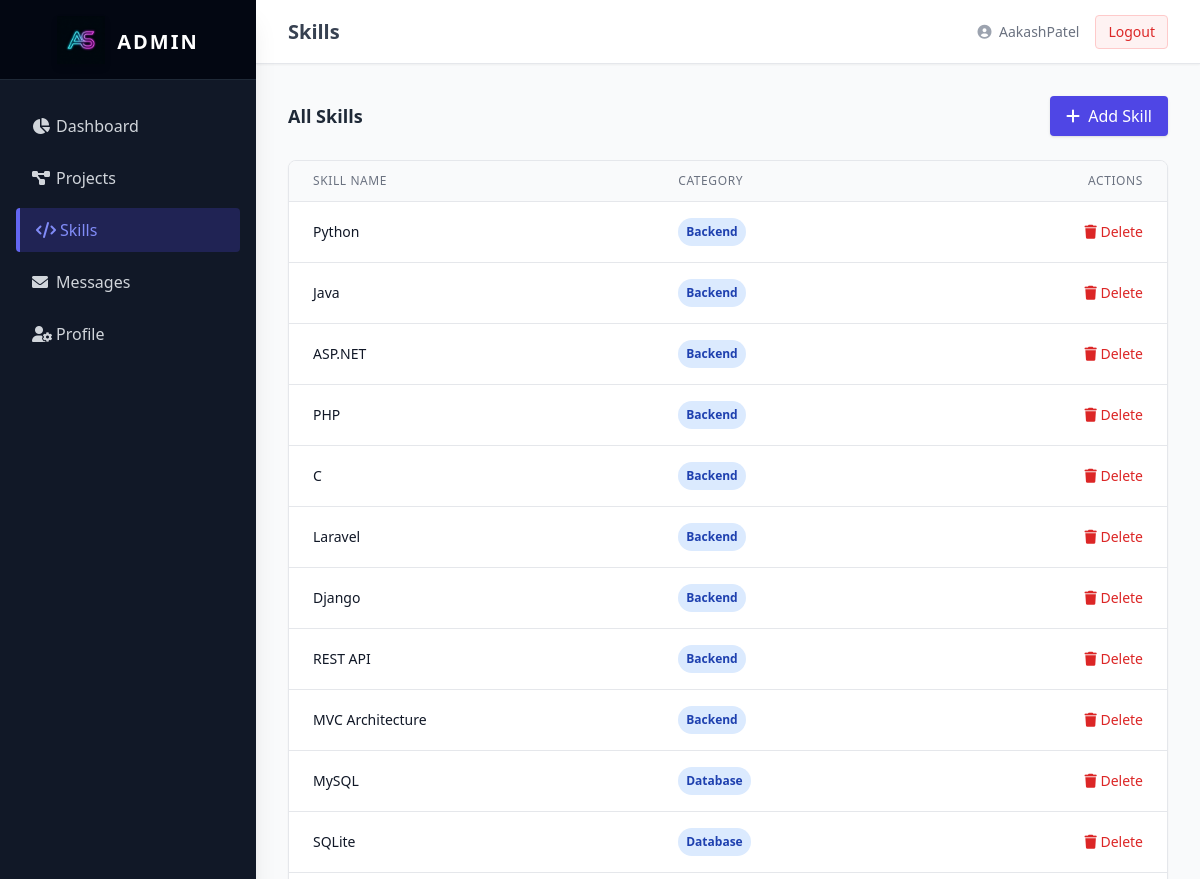
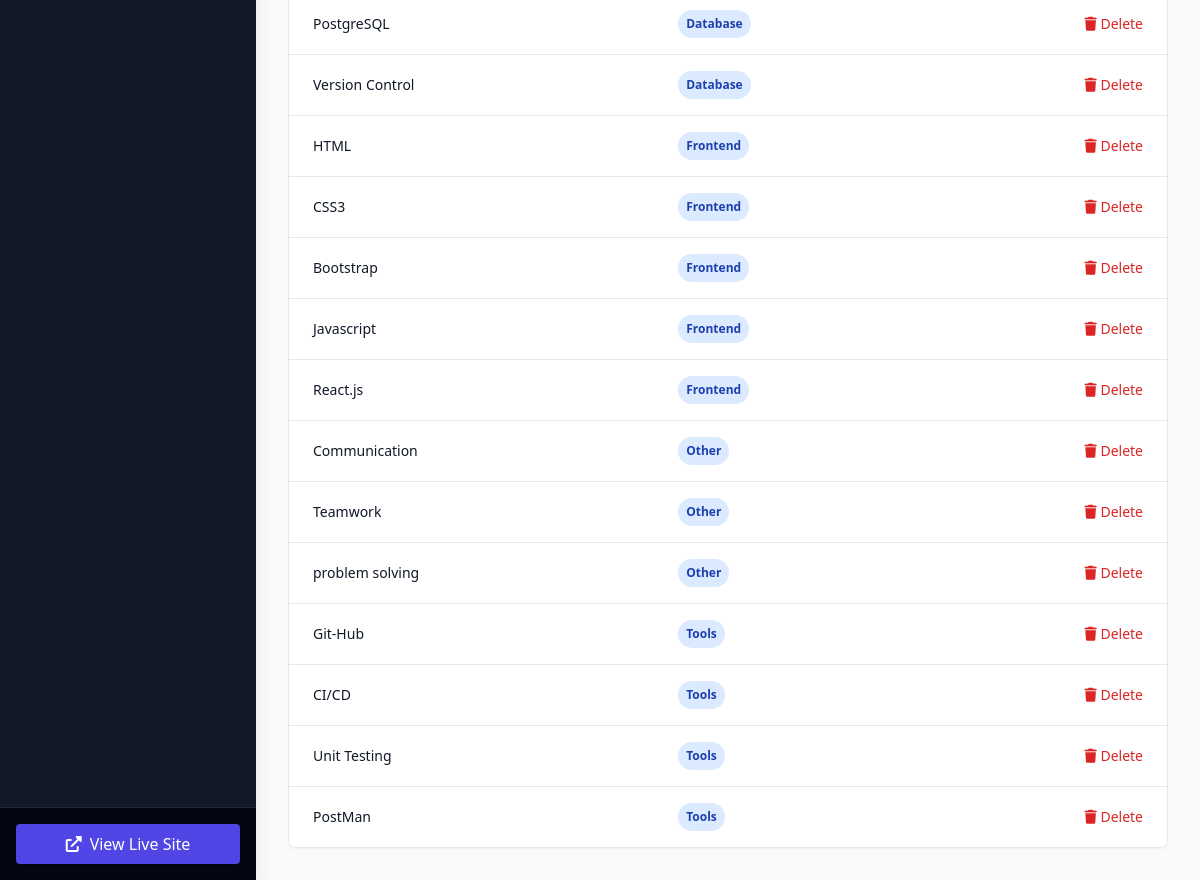
Screenshot of /dashboard/skills/ (signed in) with the database file from the repository (2 pictures, top to bottom).
### myapp/models.py (models this page shows, shortened)
class Skill(models.Model):
    CATEGORY_CHOICES = (
        ('Frontend', 'Frontend'),
        ('Backend', 'Backend'),
        ('Database', 'Database'),
        ('Tools', 'Tools'),
        ('Other', 'Other'),
    )
    name = models.CharField(max_length=100)
    category = models.CharField(max_length=50, choices=CATEGORY_CHOICES)
    proficiency = models.IntegerField(default=75, help_text="Skill proficiency level from 0 to 100")

### myapp/views.py (the view)
# urls.py: path('dashboard/skills/', views.skill_list, name='dashboard_skills'),
@login_required(login_url='/admin/login/')
@user_passes_test(is_admin)
def skill_list(request):
    skills = Skill.objects.all().order_by('category')
    return render(request, 'dashboard/skill_list.html', {'skills': skills})

### myapp/views.py (called while the page is built)
def is_admin(user):
    return user.is_superuser

### templates/dashboard/skill_list.html
{% extends 'dashboard/base.html' %}
{% block header %}Skills{% endblock %}
{% block content %}
<div class="flex justify-between items-center mb-6">
    <h3 class="text-lg font-semibold text-gray-800">All Skills</h3>
    <a href="{% url 'skill_create' %}" class="bg-indigo-600 text-white px-4 py-2 rounded shadow hover:bg-indigo-700 transition">
        <i class="fas fa-plus mr-1"></i> Add Skill
    </a>
</div>
<div class="bg-white rounded-lg shadow-sm border border-gray-200 overflow-hidden">
    <table class="min-w-full divide-y divide-gray-200">
        <thead class="bg-gray-50">
            <tr>
                <th scope="col" class="px-6 py-3 text-left text-xs font-medium text-gray-500 uppercase tracking-wider">Skill Name</th>
                <th scope="col" class="px-6 py-3 text-left text-xs font-medium text-gray-500 uppercase tracking-wider">Category</th>
                <th scope="col" class="px-6 py-3 text-right text-xs font-medium text-gray-500 uppercase tracking-wider">Actions</th>
            </tr>
        </thead>
        <tbody class="bg-white divide-y divide-gray-200">
            {% for skill in skills %}
            <tr class="hover:bg-gray-50 transition">
                <td class="px-6 py-4 whitespace-nowrap text-sm font-medium text-gray-900">{{ skill.name }}</td>
                <td class="px-6 py-4 whitespace-nowrap text-sm text-gray-500">
                    <span class="px-2 py-1 inline-flex text-xs leading-5 font-semibold rounded-full bg-blue-100 text-blue-800">
                        {{ skill.category }}
                    </span>
                </td>
                <td class="px-6 py-4 whitespace-nowrap text-right text-sm font-medium">
                    <a href="{% url 'skill_delete' skill.id %}" class="text-red-600 hover:text-red-900" onclick="return confirm('Delete this skill?')"><i class="fas fa-trash"></i> Delete</a>
                </td>
            </tr>
            {% empty %}
            <tr>
                <td colspan="3" class="px-6 py-8 text-center text-gray-500">No skills added yet.</td>
            </tr>
            {% endfor %}
        </tbody>
    </table>
</div>
{% endblock %}

### templates/dashboard/base.html (shortened to what this page needs)
{% load static %}
<!DOCTYPE html>
<html lang="en">
<head>
    <script src="https://cdn.tailwindcss.com"></script>
    <link href="https://cdnjs.cloudflare.com/ajax/libs/font-awesome/6.0.0/css/all.min.css" rel="stylesheet">
</head>
<body class="bg-gray-100 flex h-screen text-gray-800 font-sans">
    <aside class="w-64 bg-gray-900 text-gray-300 flex flex-col shadow-xl z-10 transition-all">
        <div class="h-20 flex items-center justify-center border-b border-gray-800 bg-gray-950 px-4">
            <a href="{% url 'dashboard_index' %}" class="flex items-center justify-center w-full group">
                <img src="{% static 'images/favicon.png' %}" alt="Logo" class="w-12 h-12 object-contain mr-3 transition-transform duration-300 group-hover:scale-110 drop-shadow-md">
                <span class="text-xl font-bold tracking-widest text-white uppercase mt-1">Admin</span>
            </a>
        </div>
        <nav class="flex-1 px-4 py-6 space-y-2">
            <a href="{% url 'dashboard_index' %}" class="flex items-center px-4 py-2.5 rounded transition duration-200 hover:bg-gray-800 hover:text-white "><i class="fas fa-chart-pie w-6"></i> Dashboard</a>
            <a href="{% url 'dashboard_projects' %}" class="flex items-center px-4 py-2.5 rounded transition duration-200 hover:bg-gray-800 hover:text-white "><i class="fas fa-project-diagram w-6"></i> Projects</a>
            <a href="{% url 'dashboard_skills' %}" class="flex items-center px-4 py-2.5 rounded transition duration-200 hover:bg-gray-800 hover:text-white {% if 'skill' in request.resolver_match.url_name %}bg-indigo-900/50 text-indigo-400 border-l-4 border-indigo-500{% endif %}"><i class="fas fa-code w-6"></i> Skills</a>
            <a href="{% url 'dashboard_messages' %}" class="flex items-center px-4 py-2.5 rounded transition duration-200 hover:bg-gray-800 hover:text-white "><i class="fas fa-envelope w-6"></i> Messages</a>
            <a href="{% url 'profile_update' %}" class="flex items-center px-4 py-2.5 rounded transition duration-200 hover:bg-gray-800 hover:text-white "><i class="fas fa-user-cog w-6"></i> Profile</a>
        </nav>
        <div class="p-4 border-t border-gray-800 bg-gray-950">
            <a href="{% url 'home' %}" target="_blank" class="flex items-center justify-center w-full px-4 py-2 bg-indigo-600 text-white rounded hover:bg-indigo-700 transition shadow"><i class="fas fa-external-link-alt mr-2"></i> View Live Site</a>
        </div>
    </aside>
    <div class="flex-1 flex flex-col overflow-hidden relative">
        <header class="h-16 bg-white shadow-sm border-b border-gray-200 flex items-center justify-between px-8 z-0">
            <h2 class="text-xl font-semibold text-gray-700">{% block header %}Dashboard{% endblock %}</h2>
            <div class="flex items-center space-x-4">
                <span class="text-sm text-gray-500"><i class="fas fa-user-circle text-gray-400 mr-1"></i> {{ user.username }}</span>
                <a href="/admin/logout/" class="text-sm bg-red-50 text-red-600 px-3 py-1.5 rounded border border-red-200 hover:bg-red-100 transition">Logout</a>
            </div>
        </header>
        <main class="flex-1 overflow-x-hidden overflow-y-auto bg-gray-50 p-8">
            {% block content %}{% endblock %}
        </main>
    </div>
</body>
</html>

### rows the page displays
Skill: name "Python", category "Backend"
Skill: name "Java", category "Backend"
Skill: name "ASP.NET", category "Backend"
Skill: name "PHP", category "Backend"
Skill: name "C", category "Backend"
Skill: name "Laravel", category "Backend"
Skill: name "Django", category "Backend"
Skill: name "REST API", category "Backend"
Skill: name "MVC Architecture", category "Backend"
Skill: name "MySQL", category "Database"
Skill: name "SQLite", category "Database"
Skill: name "PostgreSQL", category "Database"
Skill: name "Version Control", category "Database"
Skill: name "HTML", category "Frontend"
Skill: name "CSS3", category "Frontend"
Skill: name "Bootstrap", category "Frontend"
Skill: name "Javascript", category "Frontend"
Skill: name "React.js", category "Frontend"
Skill: name "Communication", category "Other"
Skill: name "Teamwork", category "Other"
Skill: name "problem solving", category "Other"
Skill: name "Git-Hub", category "Tools"
Skill: name "CI/CD", category "Tools"
Skill: name "Unit Testing", category "Tools"
Skill: name "PostMan", category "Tools"

### other values shown
{{ user.username }} "AakashPatel"
